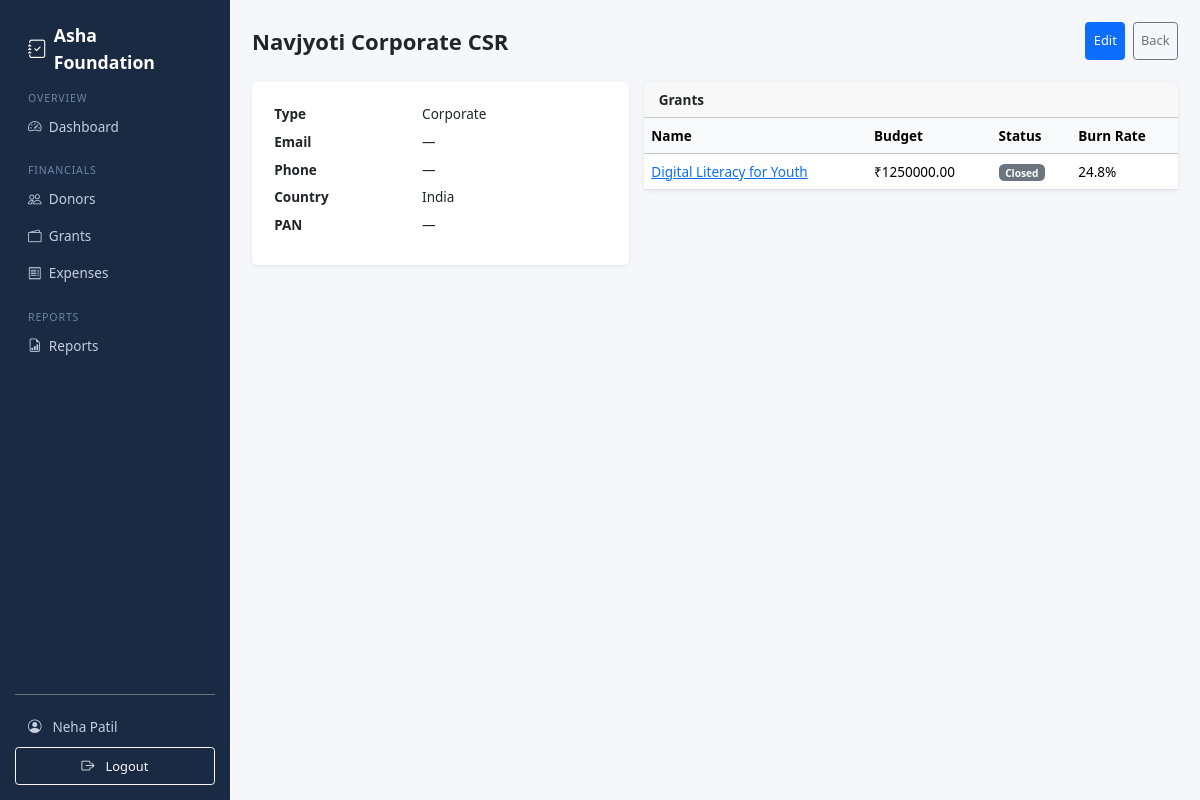
The page /donors/7/ (signed in) on the database as committed earlier.
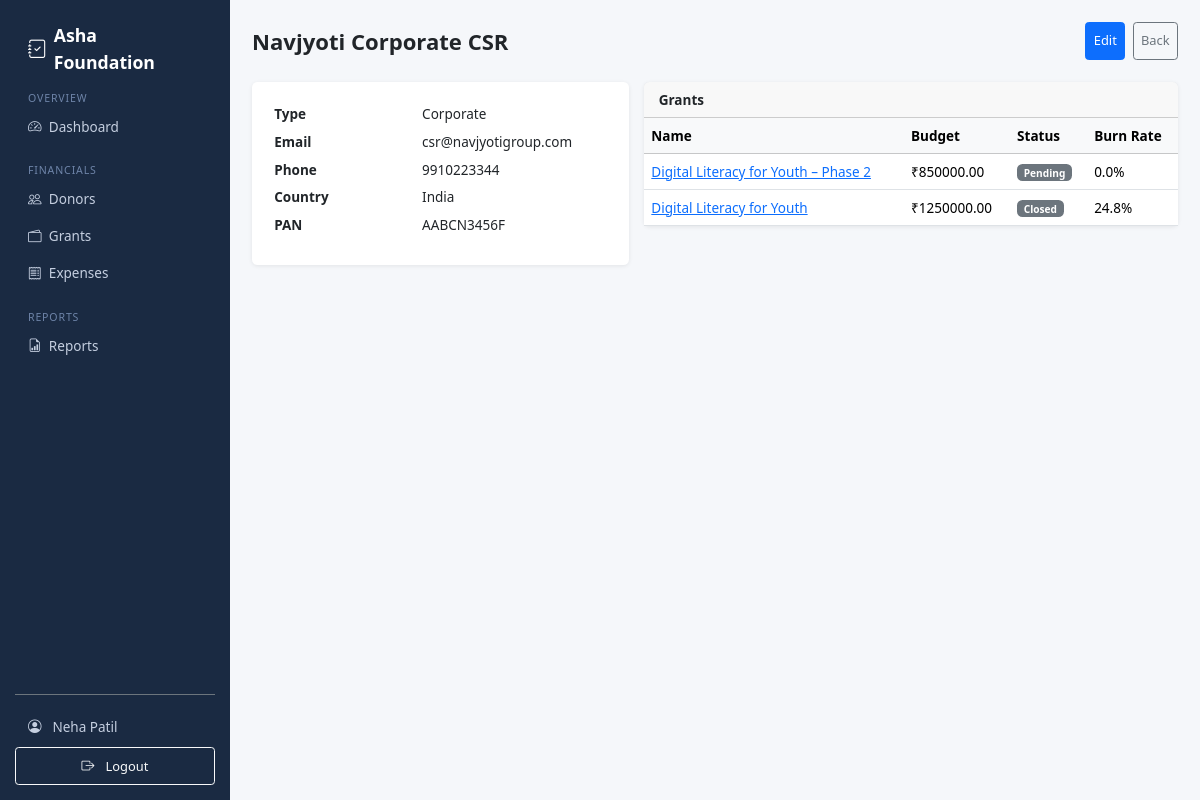
The same page on the database as committed later.
### apps/donors/models.py (models this page shows, shortened)
class Donor(models.Model):
    TYPE_INDIVIDUAL = "individual"
    TYPE_ORGANIZATION = "organization"
    TYPE_GOVERNMENT = "government"
    TYPE_CORPORATE = "corporate"
    TYPE_CHOICES = [
        (TYPE_INDIVIDUAL, "Individual"),
        (TYPE_ORGANIZATION, "Organization"),
        (TYPE_GOVERNMENT, "Government"),
        (TYPE_CORPORATE, "Corporate"),
    ]
    name = models.CharField(
        max_length=200,
        help_text="Full name of the donor (individual, organization, or agency)"
    )
    donor_type = models.CharField(
        max_length=20,
        choices=TYPE_CHOICES,
        default=TYPE_INDIVIDUAL,
        help_text="Category of donor for classification"
    )
    email = models.EmailField(
        blank=True,
        help_text="Contact email address"
    )
    phone = models.CharField(
        max_length=20,
        blank=True,
        help_text="Contact phone number (format flexible)"
    )
    country = models.CharField(
        max_length=100,
        default="India",
        help_text="Donor's country"
    )
    address = models.TextField(
        blank=True,
        help_text="Mailing address for communication"
    )
    pan_number = models.CharField(
        max_length=20,
        blank=True,
        verbose_name="PAN Number",
        help_text="Indian PAN (Permanent Account Number) for tax purposes"
    )
    notes = models.TextField(
        blank=True,
        help_text="Internal notes (preferences, restrictions, etc.)"
    )
    is_active = models.BooleanField(
        default=True,
        help_text="Soft-delete flag. False = inactive but preserved for history"
    )
    created_at = models.DateTimeField(
        auto_now_add=True,
        help_text="When the donor was first registered"
    )
    updated_at = models.DateTimeField(
        auto_now=True,
        help_text="When the donor record was last modified"
    )
    class Meta:
        ordering = ["name"]

### apps/grants/models.py (models this page shows, shortened)
class Grant(models.Model):
    STATUS_PENDING = "pending"
    STATUS_ACTIVE = "active"
    STATUS_CLOSED = "closed"
    STATUS_CHOICES = [
        (STATUS_PENDING, "Pending"),
        (STATUS_ACTIVE, "Active"),
        (STATUS_CLOSED, "Closed"),
    ]
    donor = models.ForeignKey(Donor, on_delete=models.PROTECT, related_name="grants")
    name = models.CharField(max_length=250)
    total_amount = models.DecimalField(max_digits=14, decimal_places=2)
    start_date = models.DateField()
    end_date = models.DateField()
    purpose = models.TextField()
    status = models.CharField(max_length=10, choices=STATUS_CHOICES, default=STATUS_PENDING)
    agreement_file = models.FileField(upload_to="grants/agreements/", blank=True, null=True)
    is_active = models.BooleanField(default=True)  # soft delete
    created_at = models.DateTimeField(auto_now_add=True)
    updated_at = models.DateTimeField(auto_now=True)
    class Meta:
        ordering = ["-created_at"]
    @property
    def utilized_amount(self):
        from django.db.models import Sum
        result = self.allocations.filter(expense__is_active=True).aggregate(total=Sum("allocated_amount"))
        return result["total"] or 0
    @property
    def burn_rate(self):
        if self.total_amount == 0:
            return 0
        return round((self.utilized_amount / self.total_amount) * 100, 1)

### apps/donors/views.py (the view)
# urls.py: path("<int:pk>/", views.donor_detail, name="donor_detail"),
@login_required
@role_required("admin", "finance", "auditor")
def donor_detail(request, pk):
    donor = get_object_or_404(Donor, pk=pk, is_active=True)
    return render(request, "donors/donor_detail.html", {"donor": donor})

### apps/accounts/models.py (called while the page is built)
    @property
    def is_admin_role(self):
        return self.role == self.ROLE_ADMIN

    @property
    def is_finance(self):
        return self.role == self.ROLE_FINANCE

    @property
    def is_auditor(self):
        return self.role == self.ROLE_AUDITOR

    @property
    def can_write(self):
        return self.role == self.ROLE_FINANCE

### apps/donors/templates/donors/donor_detail.html (shortened to what this page needs)
{% extends "base.html" %}
{% block content %}
<div class="d-flex justify-content-between align-items-center mb-4">
  <h4 class="fw-bold mb-0">{{ donor.name }}</h4>
  <div class="d-flex gap-2">
    {% if user.can_write %}
    <a href="{% url 'donors:donor_edit' donor.pk %}" class="btn btn-sm btn-primary">Edit</a>
    {% endif %}
    <a href="{% url 'donors:donor_list' %}" class="btn btn-sm btn-outline-secondary">Back</a>
  </div>
</div>
<div class="row g-3">
  <div class="col-md-5">
    <div class="card p-4">
      <dl class="row mb-0">
        <dt class="col-sm-5">Type</dt><dd class="col-sm-7">{{ donor.get_donor_type_display }}</dd>
        <dt class="col-sm-5">Email</dt><dd class="col-sm-7">{{ donor.email|default:"—" }}</dd>
        <dt class="col-sm-5">Phone</dt><dd class="col-sm-7">{{ donor.phone|default:"—" }}</dd>
        <dt class="col-sm-5">Country</dt><dd class="col-sm-7">{{ donor.country }}</dd>
        <dt class="col-sm-5">PAN</dt><dd class="col-sm-7">{{ donor.pan_number|default:"—" }}</dd>
      </dl>
    </div>
  </div>
  <div class="col-md-7">
    <div class="card">
      <div class="card-header fw-semibold">Grants</div>
      <div class="table-responsive">
        <table class="table table-hover mb-0">
          <thead class="table-light"><tr><th>Name</th><th>Budget</th><th>Status</th><th>Burn Rate</th></tr></thead>
          <tbody>
            {% for grant in donor.grants.all %}
            {% if grant.is_active %}
            <tr>
              <td><a href="{% url 'grants:grant_detail' grant.pk %}">{{ grant.name }}</a></td>
              <td>₹{{ grant.total_amount|floatformat:2 }}</td>
              <td><span class="badge bg-secondary">{{ grant.get_status_display }}</span></td>
              <td>{{ grant.burn_rate }}%</td>
            </tr>
            {% endif %}
            {% empty %}
            <tr><td colspan="4" class="text-muted text-center py-3">No grants.</td></tr>
            {% endfor %}
          </tbody>
        </table>
      </div>
    </div>
  </div>
</div>
{% endblock %}

Rows that differ between the two databases and show on the page:
changed Donor "Navjyoti Corporate CSR": email "—" → "csr@navjyotigroup.com"; phone "—" → "9910223344"; pan_number "—" → "AABCN3456F"
added Grant: name "Digital Literacy for Youth – Phase 2", total_amount "850000.00", status "Pending", burn_rate "0.0"
